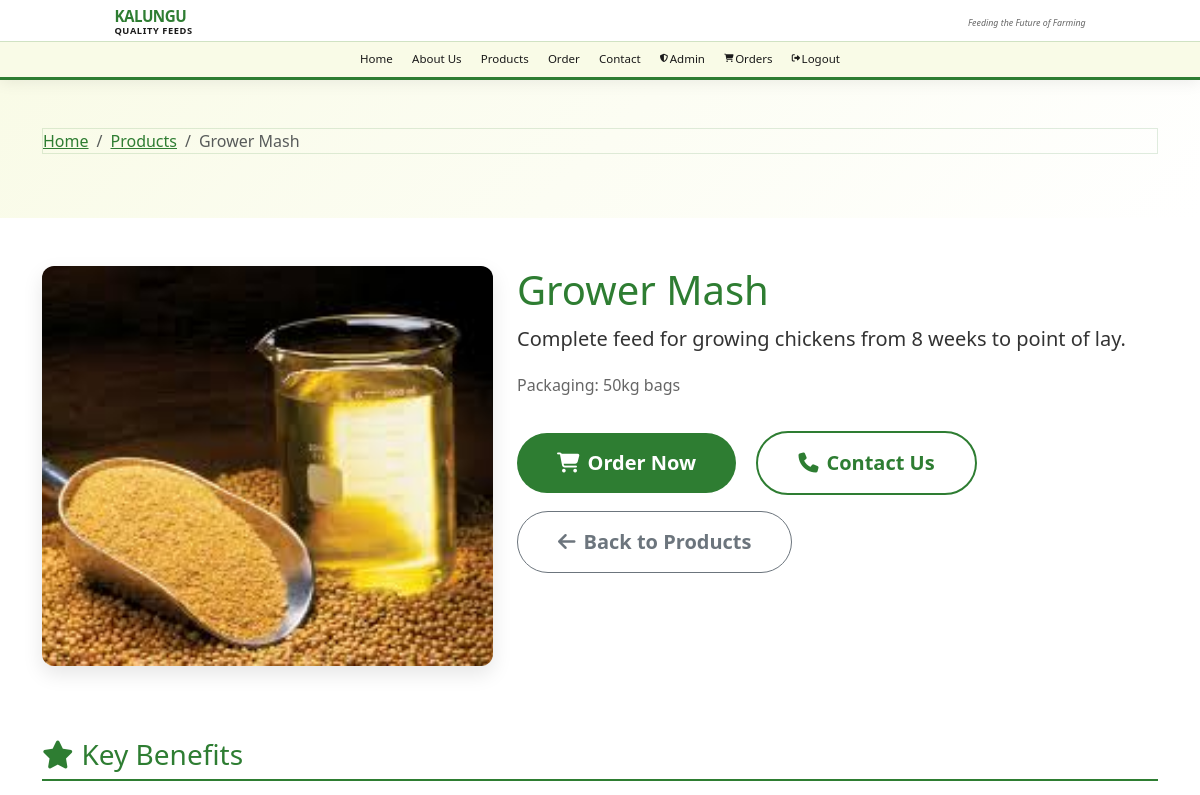
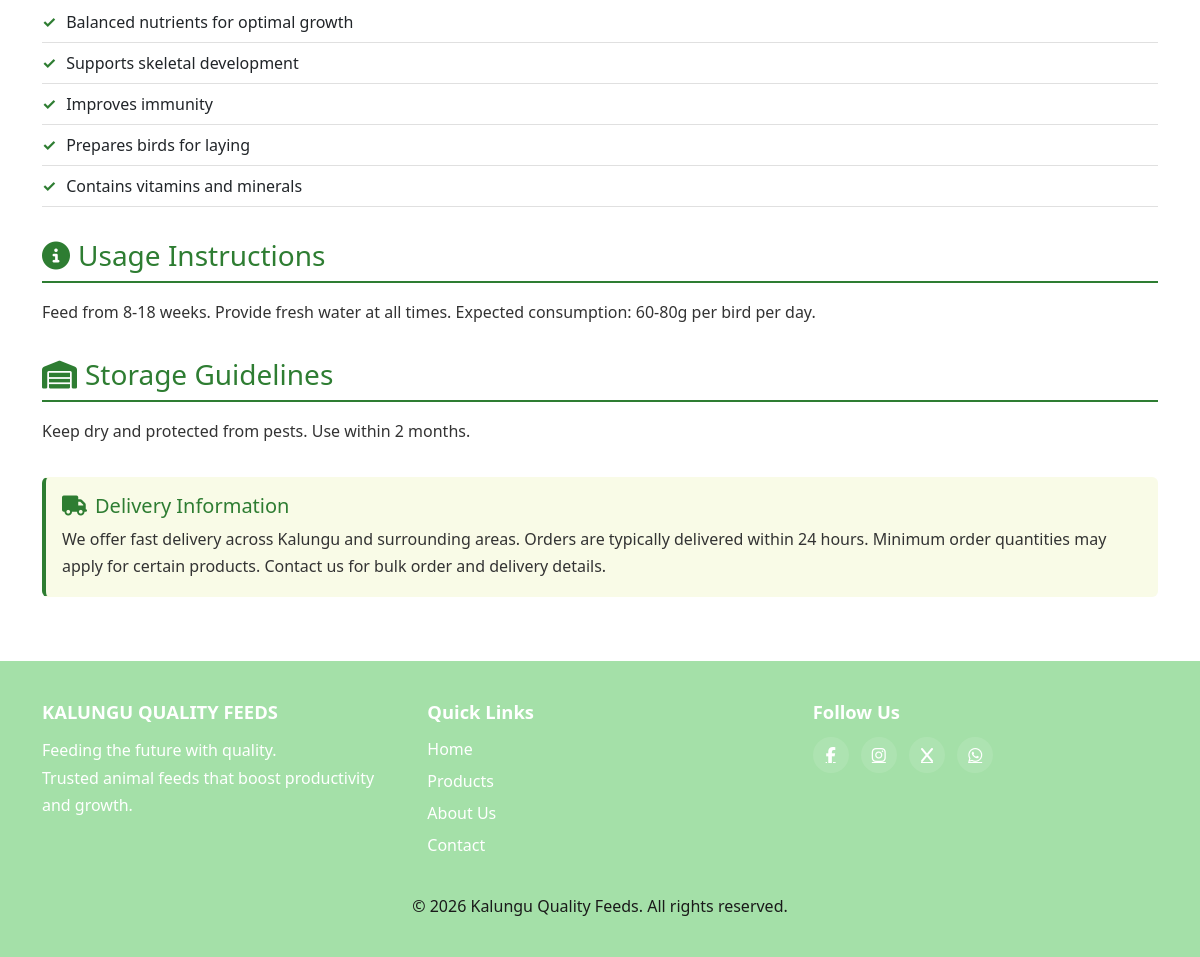
The page /product-details.php?product=grower (signed in) on the database its author committed (2 pictures, top to bottom).
### tables this page shows
CREATE TABLE IF NOT EXISTS products (
    id INT(11) AUTO_INCREMENT PRIMARY KEY,
    category_id INT(11) NOT NULL,
    slug VARCHAR(50) NOT NULL UNIQUE,
    name VARCHAR(100) NOT NULL,
    image VARCHAR(255) DEFAULT NULL,
    description TEXT,
    benefits TEXT,
    usage_info TEXT,
    packaging VARCHAR(100) DEFAULT NULL,
    storage TEXT,
    sort_order INT(11) DEFAULT 0,
    is_active TINYINT(1) DEFAULT 1,
    created_at TIMESTAMP DEFAULT CURRENT_TIMESTAMP,
    FOREIGN KEY (category_id) REFERENCES categories(id) ON DELETE CASCADE
);

### product-details.php (the view, shortened to what this page needs)
<?php
include("connection.php");
$product_slug = isset($_GET['product']) ? mysqli_real_escape_string($conn, $_GET['product']) : '';
$sql = "SELECT p.*, c.title as category_title, c.slug as category_slug
        FROM products p
        JOIN categories c ON p.category_id = c.id
        WHERE p.slug = '$product_slug' AND p.is_active = 1";
$result = mysqli_query($conn, $sql);
$product = mysqli_fetch_assoc($result);
$benefits = !empty($product['benefits']) ? explode('|', $product['benefits']) : [];
?>
<!DOCTYPE html>
<html lang="en">
<head>
    <link rel="stylesheet" href="https://cdnjs.cloudflare.com/ajax/libs/font-awesome/6.5.2/css/all.min.css" />
    <link rel="stylesheet" href="./assets/css/joy.css">
    <link href="https://cdn.jsdelivr.net/npm/bootstrap@5.3.8/dist/css/bootstrap.min.css" rel="stylesheet">
</head>
<body>
    <?php include 'header.php'; ?>
    <section class="product-detail-hero">
        <div class="container">
            <nav aria-label="breadcrumb">
                <ol class="breadcrumb">
                    <li class="breadcrumb-item"><a href="index.php">Home</a></li>
                    <li class="breadcrumb-item"><a href="product.php">Products</a></li>
                    <li class="breadcrumb-item active"><?php echo htmlspecialchars($product['name']); ?></li>
                </ol>
            </nav>
        </div>
    </section>
    <section class="py-5">
        <div class="container">
            <div class="row">
                <div class="col-lg-5 mb-4">
                    <img src="<?php echo htmlspecialchars($product['image']); ?>" alt="<?php echo htmlspecialchars($product['name']); ?>" class="product-detail-image">
                </div>
                <div class="col-lg-7">
                    <h1 style="color: #2e7d32;"><?php echo htmlspecialchars($product['name']); ?></h1>
                    <p class="lead" style="color: #333;"><?php echo htmlspecialchars($product['description']); ?></p>
                    <p style="color: #666;">Packaging: <?php echo htmlspecialchars($product['packaging']); ?></p>
                    <div class="cta-buttons">
                        <a href="order.php?product=<?php echo urldecode($product['slug']); ?>"
                        class="btn btn-lg" style="background-color: #2e7d32; color: white; border: none;">
                            <i class="fas fa-shopping-cart me-2"></i>Order Now
                        </a>
                        <a href="contact.php" class="btn btn-lg" style="background-color: white; color: #2e7d32; border: 2px solid #2e7d32;">
                            <i class="fas fa-phone me-2"></i>Contact Us
                        </a>
                        <a href="product.php" class="btn btn-outline-secondary btn-lg">
                            <i class="fas fa-arrow-left me-2"></i>Back to Products
                        </a>
                    </div>
                </div>
            </div>
            <div class="row mt-5">
                <div class="col-12">
                    <div class="detail-section">
                        <h3><i class="fas fa-star me-2"></i>Key Benefits</h3>
                        <ul class="benefit-list">
                            <?php foreach ($benefits as $benefit): ?>
                                <li><?php echo htmlspecialchars($benefit); ?></li>
                            <?php endforeach; ?>
                        </ul>
                    </div>
                    <div class="detail-section">
                        <h3><i class="fas fa-info-circle me-2"></i>Usage Instructions</h3>
                        <p style="color: #333;"><?php echo htmlspecialchars($product['usage_info']); ?></p>
                    </div>
                    <div class="detail-section">
                        <h3><i class="fas fa-warehouse me-2"></i>Storage Guidelines</h3>
                        <p style="color: #333;"><?php echo htmlspecialchars($product['storage']); ?></p>
                    </div>
                    <div class="alert" style="background-color: #f9fbe7; border-left: 4px solid #2e7d32;">
                        <h5 style="color: #2e7d32;"><i class="fas fa-truck me-2"></i>Delivery Information</h5>
                        <p class="mb-0" style="color: #333;">
                            We offer fast delivery across Kalungu and surrounding areas. Orders are typically delivered within 24 hours.
                            Minimum order quantities may apply for certain products. Contact us for bulk order and delivery details.
                        </p>
                    </div>
                </div>
            </div>
        </div>
    </section>
    <?php include  'footer.php'; ?>
</body>
</html>

### assets/joy.css (style rules this page uses)
:root { --primary-color: #2e7d32; --secondary-color: #2e7d32; --text-color: #1a1a1a; --light-bg: #f9fbe7; --white: #f1f8e9; --input-border: #2e7d32; --black: #1a1a1a; }
* { box-sizing: border-box; margin: 0; padding: 0; }
body { font-family: 'Segoe UI', Tahoma, Geneva, Verdana, sans-serif; font-size: 16px; line-height: 1.7; color: #1a1a1a; background: var(--light-bg); font-weight: 400; -webkit-font-smoothing: antialiased; -moz-osx-font-smoothing: grayscale; }
p { font-size: 16px; line-height: 1.7; color: #1a1a1a; margin-bottom: 1rem; }
h1, h2, h3, h4, h5, h6 { font-weight: 700; line-height: 1.3; margin-bottom: 1rem; color: #1a1a1a; }
h1 { font-size: 2.5rem; }
h3 { font-size: 1.75rem; }
h5 { font-size: 1.25rem; }
a { color: var(--primary-color); font-weight: 500; }
.btn { font-size: 1rem; font-weight: 600; padding: 0.75rem 1.5rem; line-height: 1.5; }
.lead { font-size: 1.2rem; font-weight: 400; line-height: 1.7; }
.cta-buttons .btn { border-radius: 100px; padding: 15px 40px; font-weight: 600; text-decoration: none; transition: all 0.3s ease; }
.alert { border-radius: 12px; border-left: 4px solid; margin-bottom: 1rem; }
.breadcrumb { background-color: var(--white); padding: 0.75rem 1rem; border-radius: 12px; margin-bottom: 1rem; }
.breadcrumb a { color: var(--primary-color); }
.breadcrumb { border: 1px solid rgba(46,125,50,0.15); }
.breadcrumb-item + .breadcrumb-item::before { color: rgba(46,125,50,0.6); }

### assets/head.css (style rules this page uses)
:root { --primary-color: #2e7d32; --secondary-color: #2e7d32; --text-color: #333; --light-bg: #f9fbe7; --white: #f1f8e9; --input-border: #2e7d32; --black: #333; }
html { scroll-behavior: smooth; }

### assets/foot.css (style rules this page uses)
:root { --primary-color: #2e7d32; --secondary-color: #2e7d32; --text-color: #1a1a1a; --light-bg: #f9fbe7; --white: #f1f8e9; --input-border: #2e7d32; --black: #1a1a1a; }
ul { list-style: none; padding: 0; margin: 0; }

### product-details.php (style rules this page uses)
.product-detail-hero { background: linear-gradient(135deg, #f9fbe7 0%, #ffffff 100%); padding: 3rem 0; }
.product-detail-image { max-width: 100%; height: 400px; object-fit: cover; border-radius: 12px; box-shadow: 0 8px 20px rgba(0,0,0,0.1); }
.detail-section { margin-bottom: 2rem; }
.detail-section h3 { color: #2e7d32; border-bottom: 2px solid #2e7d32; padding-bottom: 0.5rem; margin-bottom: 1rem; }
.benefit-list { list-style: none; padding: 0; }
.benefit-list li { padding: 0.5rem 0; border-bottom: 1px solid #e0e0e0; }
.benefit-list li:before { content: "✓"; color: #2e7d32; font-weight: bold; margin-right: 10px; }
.cta-buttons { margin-top: 2rem; }
.cta-buttons .btn { margin-right: 1rem; margin-bottom: 1rem; }

### rows shown on the page
products: name "Grower Mash", image (picture), description "Complete feed for growing chickens from 8 weeks to point of lay.", packaging "50kg bags", benefits "Balanced nutrients for optimal growth", benefits "Supports skeletal development", benefits "Improves immunity", benefits "Prepares birds for laying", benefits "Contains vitamins and minerals", usage_info "Feed from 8-18 weeks. Provide fresh water at all times. Expected consumption: 60-80g per bird per day.", storage "Keep dry and protected from pests. Use within 2 months."
